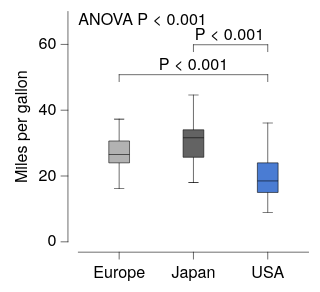

The specification (Vega-Lite) saved for this image:
### Vega-Lite specification from a JSON file in a GitHub repository (floating-point values rounded to 4 significant figures; data arrays with more than 128 entries replaced by an {"elided": "..."} marker saying what was removed)
{"background": null, "config": {"arc": {"fill": "#DBDBDB", "fillOpacity": 1.0, "innerRadius": 25.0, "padAngle": 0.03, "stroke": "black", "strokeOpacity": 1, "strokeWidth": 0.25}, "area": {"fill": "#DBDBDB", "fillOpacity": 1.0, "stroke": "black", "strokeOpacity": 1, "strokeWidth": 0.25}, "axis": {"domain": true, "domainCap": "round", "domainColor": "black", "domainWidth": 0.25, "grid": false, "gridCap": "round", "gridColor": "#F1F1F1", "gridDash": [0, 0], "gridOpacity": 1.0, "gridWidth": 0.25, "labelColor": "black", "labelFont": "Helvetica Neue, HelveticaNeue, Helvetica, Arial, sans-serif", "labelFontSize": 7, "labelFontStyle": "normal", "labelFontWeight": 400, "offset": 4.5, "ticks": true, "tickCap": "round", "tickColor": "black", "tickRound": false, "tickSize": 3, "tickWidth": 0.25, "titleColor": "black", "titleFont": "Helvetica Neue, HelveticaNeue, Helvetica, Arial, sans-serif", "titleFontSize": 7, "titleFontStyle": "normal", "titleFontWeight": 400}, "axisX": {"domain": true, "labelAlign": "center", "labelAngle": 0, "labels": true, "ticks": true, "translate": 0}, "axisY": {"domain": true, "labelAlign": "right", "labelAngle": 0, "labels": true, "ticks": true, "translate": 0}, "axisRight": {"domain": true, "labelAlign": "left", "labelAngle": 0, "labels": true, "ticks": true, "translate": 0}, "axisTop": {"domain": true, "labelAlign": "center", "labelAngle": 0, "labels": true, "ticks": true, "translate": 0}, "axisBand": {"tickOffset": 0}, "bar": {"fill": "#DBDBDB", "fillOpacity": 1.0, "stroke": "black", "strokeOpacity": 1, "strokeWidth": 0.25}, "boxplot": {"size": 9.0, "ticks": {"cornerRadius": 0.25, "fill": "black", "opacity": 1, "size": 4.5, "thickness": 0.25}, "box": {"fillOpacity": 1.0, "stroke": "black", "strokeOpacity": 1, "strokeWidth": 0.25}, "median": {"cornerRadius": 0, "fill": "black", "fillOpacity": 1.0, "opacity": 1, "size": 9.0, "thickness": 0.25}, "rule": {"fill": "black", "fillOpacity": 1.0, "size": 10.0, "stroke": "black", "strokeDash": [0, 0], "strokeOpacity": 1, "strokeWidth": 0.25}, "outliers": {"color": "black", "fill": "black", "fillOpacity": 1.0, "size": 0, "stroke": "black", "strokeOpacity": 1, "strokeWidth": 0.25}}, "circle": {"fill": "black", "fillOpacity": 1.0, "size": 1.25, "stroke": null, "strokeOpacity": 1, "strokeWidth": 0.25}, "errorband": {"band": {"fillOpacity": 0.6, "stroke": null, "strokeWidth": 0.25, "strokeOpacity": 1}, "borders": {"opacity": 0, "strokeOpacity": 0.25, "strokeWidth": 1}}, "errorbar": {"opacity": 1, "rule": {"strokeDash": [0, 0], "strokeWidth": 0.25}, "ticks": {"color": "black", "cornerRadius": 0.125, "opacity": 1, "size": 6.0, "thickness": 0.25}, "thickness": 0.25}, "font": "Helvetica Neue, HelveticaNeue, Helvetica, Arial, sans-serif", "geoshape": {"fill": "#DBDBDB", "fillOpacity": 1.0, "stroke": "black", "strokeOpacity": 1, "strokeWidth": 0.25}, "header": {"labelColor": "black", "labelFont": "Helvetica Neue, HelveticaNeue, Helvetica, Arial, sans-serif", "labelFontSize": 7, "labelFontStyle": "normal", "labelFontWeight": 400, "titleColor": "black", "titleFont": "Helvetica Neue, HelveticaNeue, Helvetica, Arial, sans-serif", "titleFontSize": 7, "titleFontStyle": "normal", "titleFontWeight": 400, "titlePadding": 0}, "legend": {"disable": false, "offset": 4.5, "titlePadding": 4, "labelOffset": 2, "gradientLabelOffset": 2, "gradientLength": 50.0, "gradientThickness": 5.0, "gradientOpacity": 1.0, "gradientStrokeColor": "black", "gradientStrokeWidth": 0.25, "labelColor": "black", "labelFont": "Helvetica Neue, HelveticaNeue, Helvetica, Arial, sans-serif", "labelFontSize": 7, "labelFontStyle": "normal", "labelFontWeight": 400, "strokeColor": "black", "strokeWidth": 0, "symbolSize": 42, "symbolStrokeColor": "black", "symbolStrokeWidth": 0.25, "titleColor": "black", "titleFont": "Helvetica Neue, HelveticaNeue, Helvetica, Arial, sans-serif", "titleFontSize": 7, "titleFontStyle": "normal", "titleFontWeight": 400}, "line": {"color": "black", "stroke": "black", "strokeCap": "butt", "strokeDash": [0, 0], "strokeOpacity": 1, "strokeWidth": 0.5}, "point": {"filled": true, "fill": "#DBDBDB", "fillOpacity": 1.0, "size": 5.0, "stroke": "black", "strokeOpacity": 1, "strokeWidth": 0.25}, "range": {"category": ["#B2B2B2", "#636363", "#4A7CD3", "#008542", "#382864", "#509F98", "#284F93", "#005226", "#A398D6", "#173633"], "diverging": {"scheme": ["#443E60", "#5F597E", "#7C759B", "#9994B6", "#B7B4CC", "#D6D5DC", "#F6F6F6", "#D1DAD9", "#A4C2BF", "#7AA9A4", "#578E89", "#37736E", "#1B5954"]}, "heatmap": {"scheme": ["#32022B", "#43044D", "#4C196E", "#4D338C", "#484DA6", "#3A68BB", "#1D83CA", "#1D9CCB", "#23B5C9", "#28CDC5", "#4DE0B4", "#91EE9F"]}, "ordinal": {"scheme": ["#F1F1F1", "#DBDBDB", "#C6C6C6", "#B2B2B2", "#9D9D9D", "#898989", "#767676", "#636363", "#515151", "#404040", "#2F2F2F", "#1F1F1F"]}, "ramp": {"scheme": ["#32022B", "#43044D", "#4C196E", "#4D338C", "#484DA6", "#3A68BB", "#1D83CA", "#1D9CCB", "#23B5C9", "#28CDC5", "#4DE0B4", "#91EE9F"]}}, "rule": {"color": "black", "stroke": "black", "strokeCap": "round", "strokeDash": [2, 2], "strokeOpacity": 1, "strokeWidth": 0.25}, "scale": {"bandPaddingInner": 0.1, "bandPaddingOuter": 0.1, "round": false}, "rect": {"fill": "#DBDBDB", "fillOpacity": 1.0, "stroke": "black", "strokeOpacity": 1, "strokeWidth": 0.25}, "square": {"fill": "#DBDBDB", "fillOpacity": 1.0, "size": 10.0, "stroke": "black", "strokeOpacity": 1, "strokeWidth": 0.25}, "text": {"color": "black", "font": "Helvetica Neue, HelveticaNeue, Helvetica, Arial, sans-serif", "fontSize": 7, "fontStyle": "normal", "fontWeight": 400}, "tick": {"color": "black", "cornerRadius": 0.125, "opacity": 1.0, "size": 9.0, "thickness": 0.25}, "title": {"anchor": "middle", "frame": "group", "color": "black", "font": "Helvetica Neue, HelveticaNeue, Helvetica, Arial, sans-serif", "fontSize": 7, "fontStyle": "normal", "fontWeight": 400, "subtitleColor": "black", "subtitleFont": "Helvetica Neue, HelveticaNeue, Helvetica, Arial, sans-serif", "subtitleFontSize": "Helvetica Neue, HelveticaNeue, Helvetica, Arial, sans-serif", "subtitleFontStyle": "normal", "subtitleFontWeight": 400}, "trail": {"color": "black", "opacity": 1, "size": 0.5}, "view": {"continuousWidth": 100, "continuousHeight": 100, "discreteWidth": 100, "discreteHeight": 100, "fill": null, "stroke": null, "strokeWidth": 0.25}}, "layer": [{"data": {"name": "data-84942684f44a0939f6e50b33ec91a880"}, "mark": {"type": "boxplot"}, "encoding": {"color": {"field": "Origin", "legend": null, "type": "nominal"}, "x": {"field": "Origin", "sort": ["Europe", "Japan", "USA"], "title": null, "type": "nominal"}, "y": {"field": "Miles_per_Gallon", "title": "Miles per gallon", "type": "quantitative"}}}, {"layer": [{"data": {"values": [{"__dysonsphere__": 1}]}, "mark": {"type": "text", "align": "left", "angle": 0, "baseline": "top", "dx": 0, "dy": 0, "fontSize": 7, "opacity": 1.0}, "encoding": {"text": {"value": "ANOVA P < 0.001"}, "x": {"value": 0}, "y": {"value": 0}}}, {"layer": [{"data": {"values": [{"x": "Europe", "x2": "USA", "y": 46.6, "__dysonsphere__": 1}]}, "mark": {"type": "rule", "strokeCap": "round", "strokeDash": [0, 0], "strokeWidth": 0.25, "yOffset": -6.0}, "encoding": {"x": {"field": "x", "type": "nominal"}, "x2": {"field": "x2"}, "y": {"field": "y", "scale": {"domainMax": 70.0}, "type": "quantitative"}}}, {"data": {"values": [{"x": "Europe", "y": 46.6, "y2": 46.6, "__dysonsphere__": 1}]}, "mark": {"type": "rule", "strokeCap": "round", "strokeDash": [0, 0], "strokeWidth": 0.25, "y2Offset": -3.0, "yOffset": -6.0}, "encoding": {"x": {"field": "x", "type": "nominal"}, "y": {"field": "y", "type": "quantitative"}, "y2": {"field": "y2"}}}, {"data": {"values": [{"x": "USA", "y": 46.6, "y2": 46.6, "__dysonsphere__": 1}]}, "mark": {"type": "rule", "strokeCap": "round", "strokeDash": [0, 0], "strokeWidth": 0.25, "y2Offset": -3.0, "yOffset": -6.0}, "encoding": {"x": {"field": "x", "type": "nominal"}, "y": {"field": "y", "type": "quantitative"}, "y2": {"field": "y2"}}}, {"data": {"values": [{"y": 46.6, "label": "P < 0.001", "__dysonsphere__": 1}]}, "mark": {"type": "text", "align": "center", "dy": -10.0, "fontSize": 7}, "encoding": {"text": {"field": "label", "type": "nominal"}, "x": {"value": 50.0}, "y": {"field": "y", "type": "quantitative"}}}]}, {"layer": [{"data": {"values": [{"x": "Japan", "x2": "USA", "y": 46.6, "__dysonsphere__": 1}]}, "mark": {"type": "rule", "strokeCap": "round", "strokeDash": [0, 0], "strokeWidth": 0.25, "yOffset": -19.0}, "encoding": {"x": {"field": "x", "type": "nominal"}, "x2": {"field": "x2"}, "y": {"field": "y", "type": "quantitative"}}}, {"data": {"values": [{"x": "Japan", "y": 46.6, "y2": 46.6, "__dysonsphere__": 1}]}, "mark": {"type": "rule", "strokeCap": "round", "strokeDash": [0, 0], "strokeWidth": 0.25, "y2Offset": -16.0, "yOffset": -19.0}, "encoding": {"x": {"field": "x", "type": "nominal"}, "y": {"field": "y", "type": "quantitative"}, "y2": {"field": "y2"}}}, {"data": {"values": [{"x": "USA", "y": 46.6, "y2": 46.6, "__dysonsphere__": 1}]}, "mark": {"type": "rule", "strokeCap": "round", "strokeDash": [0, 0], "strokeWidth": 0.25, "y2Offset": -16.0, "yOffset": -19.0}, "encoding": {"x": {"field": "x", "type": "nominal"}, "y": {"field": "y", "type": "quantitative"}, "y2": {"field": "y2"}}}, {"data": {"values": [{"y": 46.6, "label": "P < 0.001", "__dysonsphere__": 1}]}, "mark": {"type": "text", "align": "center", "dy": -23.0, "fontSize": 7}, "encoding": {"text": {"field": "label", "type": "nominal"}, "x": {"value": 65.62}, "y": {"field": "y", "type": "quantitative"}}}]}], "name": "__dysonsphere_a9b257f8a1ec4766_1"}], "$schema": "https://vega.github.io/schema/vega-lite/v6.4.1.json", "datasets": {"data-84942684f44a0939f6e50b33ec91a880": {"elided": "398 records"}}}
